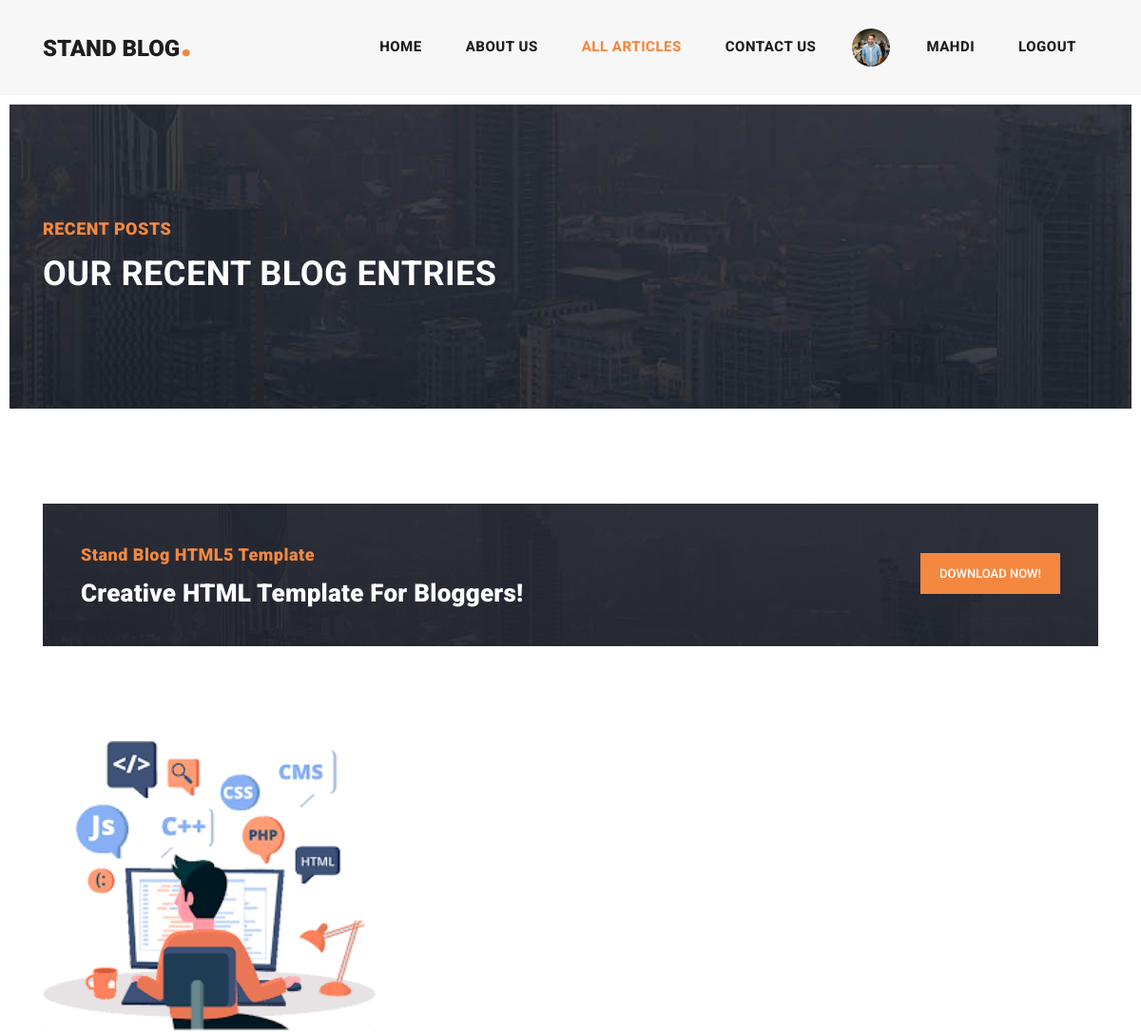
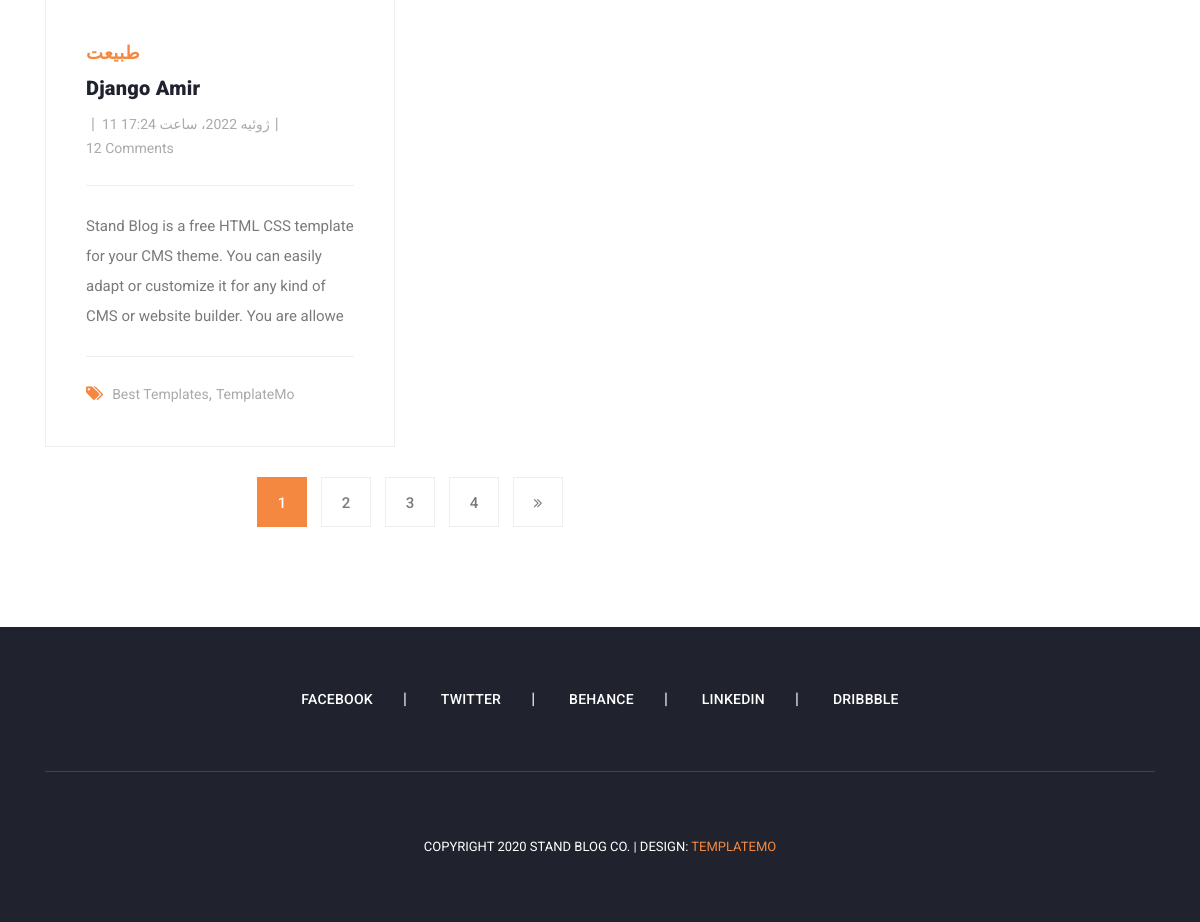
Page /blog/ (signed in) on the committed database (2 pictures, top to bottom).
### Acount/models.py (models this page shows, shortened)
class Profile(models.Model):
    user=models.OneToOneField(User,on_delete=models.CASCADE)
    fiestname=models.CharField(max_length=50)
    lastname=models.CharField(max_length=50)
    fathername=models.CharField(max_length=50)
    nation_code=models.CharField(max_length=10)
    image=models.FileField(upload_to="Acount/profile/img",blank=True,null=True)
    class Meta:
        verbose_name="حساب کاربری"
        verbose_name_plural="حساب های کاربری"

### Blog/models.py (models this page shows, shortened)
class Post(models.Model):
    category=models.ManyToManyField(Category)
    auther=models.ForeignKey(User,on_delete=models.CASCADE,)
    titel=models.CharField(max_length=50)
    text=models.TextField()
    date=models.DateTimeField(auto_now_add=True)
    updated=models.DateTimeField(auto_now=True)
    image=models.ImageField(upload_to="blog/img")
    status=models.BooleanField(default=True)
    slug=models.SlugField(unique=True,blank=True,null=True)
    published=models.BooleanField(default=True)
    objects=articls()
    def show_img(self):
        return format_html(f'<img src="{self.image.url}" width="30px" height="40px">')
    show_img.short_description="عکس ها"
    def show_text(self):
        return self.text[0:150]
    class Meta:
        ordering=["-date"]
    class Meta:
        verbose_name="مقاله"
        verbose_name_plural="مقاله ها"

class Category(models.Model):
    titel=models.CharField(max_length=50)
    class Meta:
        verbose_name="دسته بندی"
        verbose_name_plural="دسته بندی ها"

### Blog/views.py (the view)
# urls.py: path("",views.poost,name="Blog"),
def poost(request):
    post=Post.objects.all()
    pagenumber=request.GET.get("page")
    article = Paginator(post, 1)
    try:
        art=article.page(pagenumber)
    except PageNotAnInteger:
        art=article.page(1)
    except EmptyPage:
        art=article.page(1)
    return render(request,"Blog/blog.html",{'post':art})

### context_processor/context_processor.py (called while the page is built)
def recent_article(request):
    recent=Post.objects.all()[0:3]
    category=Category.objects.all()
    return {"recent_article":recent,"category":category}

### Blog/templates/Blog/blog.html (shortened to what this page needs)
{% extends "base.html" %}
{% load render_partial %}
{% load static %}
{% block content %}
    <div class="heading-page header-text">
        <section class="page-heading">
            <div class="container">
                <div class="row">
                    <div class="col-lg-12">
                        <div class="text-content">
                            <h4>Recent Posts</h4>
                            <h2>Our Recent Blog Entries</h2>
                        </div>
                    </div>
                </div>
            </div>
        </section>
    </div>
    <section class="call-to-action">
        <div class="container">
            <div class="row">
                <div class="col-lg-12">
                    <div class="main-content">
                        <div class="row">
                            <div class="col-lg-8">
                                <span>Stand Blog HTML5 Template</span>
                                <h4>Creative HTML Template For Bloggers!</h4>
                            </div>
                            <div class="col-lg-4">
                                <div class="main-button">
                                    <a href="https://templatemo.com/tm-551-stand-blog" target="_parent">Download
                                        Now!</a>
                                </div>
                            </div>
                        </div>
                    </div>
                </div>
            </div>
        </div>
    </section>
    <section class="blog-posts grid-system">
        <div class="container">
            <div class="row">
                <div class="col-lg-8">
                    <div class="all-blog-posts">
                        <div class="row">
                            {% for i in post %}
                                <div class="col-lg-6">
                                    <div class="blog-post">
                                        <div class="blog-thumb">
                                            <img src="{{ i.image.url }}" alt="">
                                        </div>
                                        <div class="down-content">
                                            <span>{{ i.category.all.first.titel }}</span>
                                            <a href="post-details.html"><h4>{{ i.titel }}</h4></a>
                                            <ul class="post-info">
                                                <li><a href="#">{{ i.auther.get_full_name }}</a></li>
                                                <li><a href="#">{{ i.date }}</a></li>
                                                <li><a href="#">12 Comments</a></li>
                                            </ul>
                                            <p>{{ i.show_text }}</p>
                                            <div class="post-options">
                                                <div class="row">
                                                    <div class="col-lg-12">
                                                        <ul class="post-tags">
                                                            <li><i class="fa fa-tags"></i></li>
                                                            <li><a href="#">Best Templates</a>,</li>
                                                            <li><a href="#">TemplateMo</a></li>
                                                        </ul>
                                                    </div>
                                                </div>
                                            </div>
                                        </div>
                                    </div>
                                </div>
                            {% endfor %}
                            {% if post.has_other_pages %}
                                <div class="col-lg-12">
                                    <ul class="page-numbers">
                                        {% for i in post.paginator.page_range %}
                                            {% if post.number == i %}
                                                <li class="active"><a href="?page={{ i }}{% if request.GET.q %}&q={{ request.GET.get.q }}{% endif %}">{{ i }}</a></li>
                                            {% else %}
                                                <li><a href="?page={{ i }}{% if request.GET.q%}&q={{ request.GET.q }}{% endif %}">{{ i }}</a></li>
                                            {% endif %}
                                        {% endfor %}
                                        {% if post.has_next %}
                                            <li><a href="?page={{ post.next_page_number }}{% if request.GET.q%}&q={{ request.GET.q }}{% endif %}"><i
                                                    class="fa fa-angle-double-right"></i></a></li>
                                        {% endif %}
                                    </ul>
                                </div>
                            {% endif %}
                        </div>
                    </div>
                </div>
            </div>
        </div>
    </section>
{% endblock %}

### templates/include/header2.html (shortened to what this page needs)
{% load static %}
<header class="">
      <nav class="navbar navbar-expand-lg">
        <div class="container">
          <a class="navbar-brand" href="index.html"><h2>Stand Blog<em>.</em></h2></a>
          <div class="collapse navbar-collapse" id="navbarResponsive">
            <ul class="navbar-nav ml-auto">
              <li class="nav-item {% if request.resolver_match.url_name == "Home" %}active{% endif %}">
                <a class="nav-link" href="{% url "Home:Home" %}">Home
                </a>
              </li>
              <li class="nav-item">
                <a class="nav-link" href="about.html">About Us</a>
              </li>
              <li class="nav-item {% if request.resolver_match.url_name == "Blog" %}active{% endif %}">
                <a class="nav-link" href="{% url "Blog:Blog" %}">All Articles</a>
              </li>
              <li class="nav-item">
                <a class="nav-link {% if request.resolver_match.url_name == "contact_us" %}active{% endif %}" href="{% url "contact_us:contact_us" %}">Contact Us</a>
              </li>
            {% if request.user.is_authenticated %}
                    {% if request.user.profile.image %}
                    <li class="nav-item">
                        <img src="{{ user.profile.image.url }}"  height="40px" width="40px" style="border-radius: 50px" alt="">
              </li>
                        {% else %}
                        <li class="nav-item">
                        <img src="{% static "Acount/images/profile/index1.png" %}" style="height: 40px" width="40px" alt="">
              </li>
                        {% endif %}
                <li class="nav-item">
                <a class="nav-link" href="#">{{ user.username }}</a>
              </li>
                    <li class="nav-item">
                <a class="nav-link" href="{% url "Acount:logout" %}">Logout</a>
              </li>
              {% else %}
                    <li class="nav-item">
                <a class="nav-link" href="{% url "Acount:login" %}">Register/Login</a>
              </li>
                {% endif %}
            </ul>
          </div>
        </div>
      </nav>
    </header>

### rows in the picture
Post: image (picture), category.all.first.titel "طبیعت", titel "Django Amir", date "11 ژوئیه 2022، ساعت 17:24", show_text "Stand Blog is a free HTML CSS template for your CMS theme. You can easily adapt or customize it for any kind of CMS or website builder. You are allowe"

### other values in the picture
{{ user.username }} "MAHDI"
{{ i }} "1"
{{ i }} "2" "3" "4"
